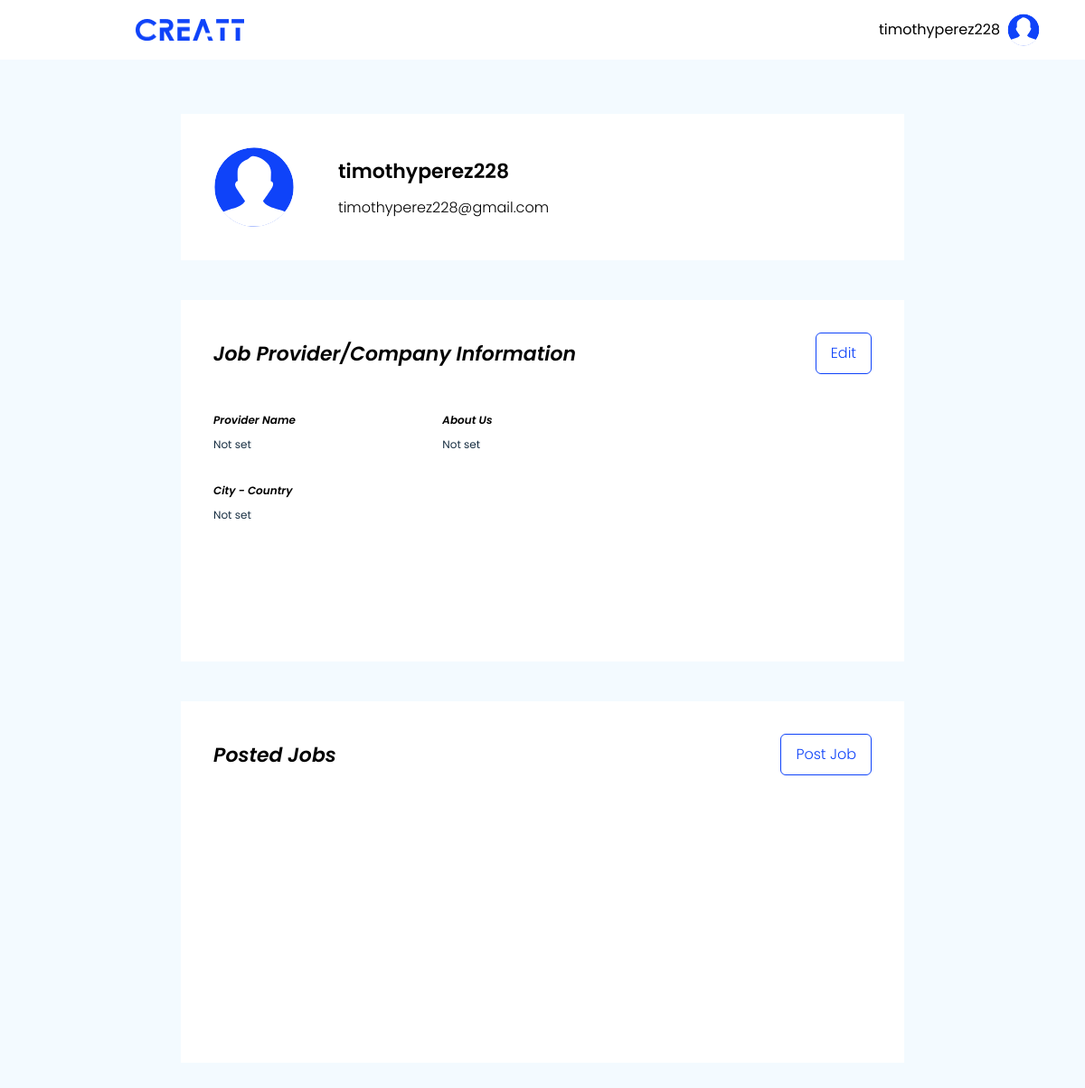
Before: /profile/ (signed in) with the older database file.
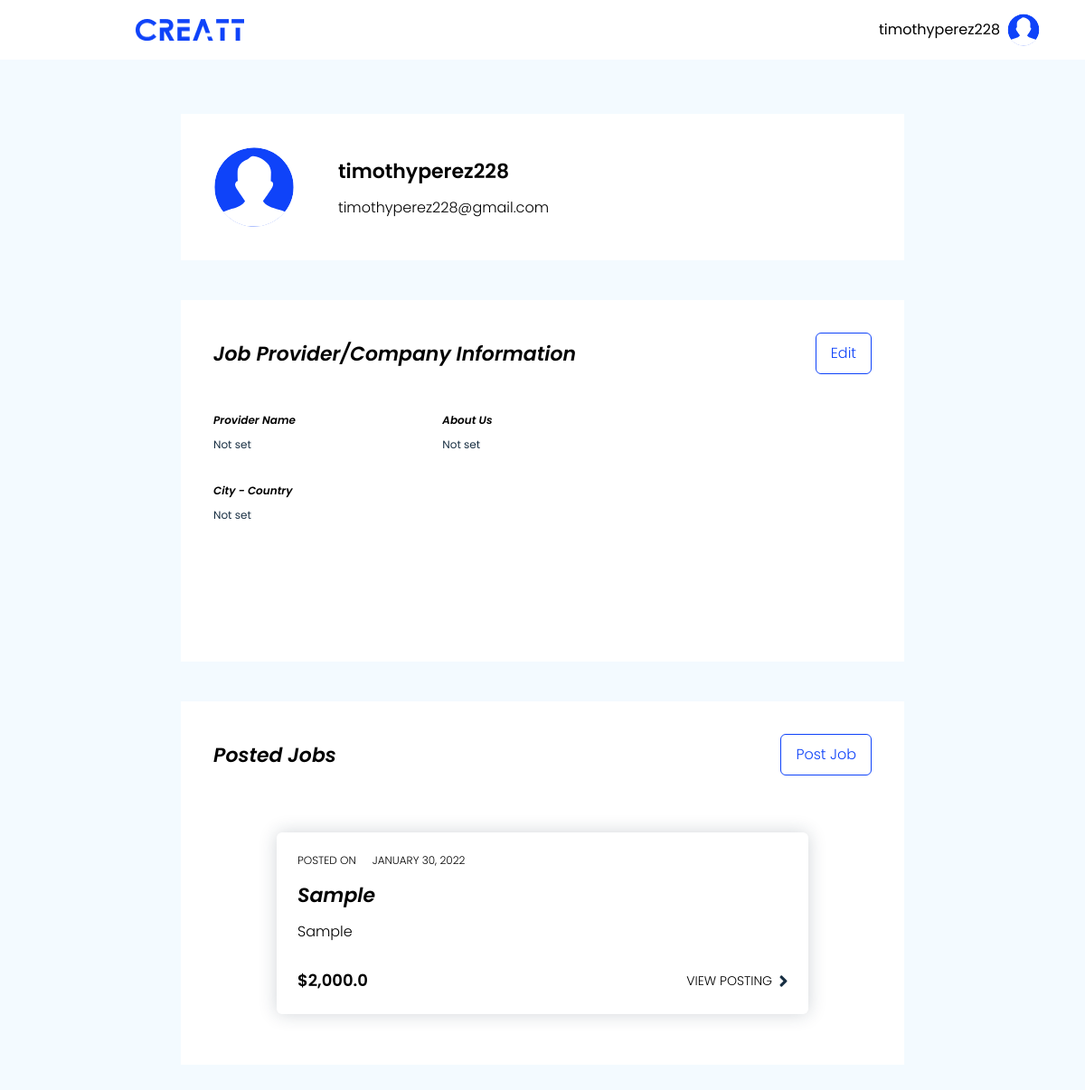
After: the same page with the newer database file.
### job_portal/models.py (models this page shows, shortened)
class Job(models.Model):
    class Type(models.IntegerChoices):
        FULL_TIME = 1
        PART_TIME = 2
    name = models.CharField(max_length=255)
    description = models.TextField()
    salary = models.FloatField()
    type = models.IntegerField(choices=Type.choices)
    date_posted = models.DateTimeField(default=timezone.now)
    poster = models.ForeignKey(Provider, on_delete=models.CASCADE)

### users/views.py (the view)
# urls.py: path('profile/', user_views.viewProfile, name='profile'),
def viewProfile(request):
    if not request.user.is_authenticated: return redirect(settings.LOGIN_URL)
    return render(request, 'users/pages/profile.html')

### users/templates/users/pages/profile.html (shortened to what the changed rows need)
{% extends "job_portal/base.html" %}
{% block content %}
{% load static %}
{% load humanize %}
<body class="flex flex-col bg-very-pale-blue">
    <main class="flex flex-col gap-y-[44px] flex-grow px-[200px] py-[60px]">
        {% if user.seeker %}
        <section class="flex-grow flex flex-col gap-y-[43px] bg-white min-h-[400px] p-[36px]">
            <div class="flex-shrink-0 flex justify-between items-center">
                <div class="text-[22px] font-semibold italic text-left">Personal Information</div>
                <a href="{% url 'profile.edit' %}"><button class="btn-outline">Edit</button></a>
            </div>
            <div class="flex-grow grid grid-cols-3 gap-x-8">
                <div class="flex flex-col gap-y-[34px]">
                    <div class="flex flex-col gap-y-[8px]">
                        <div class="label-2">Fullname</div>
                        <div class="info">
                            {% if user.seeker.full_name %}
                            {{ user.seeker.full_name }}
                            {% else %}
                            <span class="text-xs font-normal">Not set</span>
                            {% endif %}
                        </div>
                    </div>
                    <div class="flex flex-col gap-y-[8px]">
                        <div class="label-2">Skills</div>
                        <div class="info prose">
                            {% if user.seeker.seekerskill_set.all %}
                            <ul>
                                {% for seeker_skill in user.seeker.seekerskill_set.all %}
                                <li>{{ seeker_skill.skill.name }}</li>
                                {% endfor %}
                            </ul>
                            {% else %}
                            <span class="text-xs font-normal">Not set</span>
                            {% endif %}
                        </div>
                    </div>
                    <div class="inline-flex flex-col items-start gap-y-[8px]">
                        <div class="label-2">Resume</div>
                        {% if user.seeker.resume %}
                        <a href="{{ user.seeker.resume.url }}"><button class="btn">View Resume</button></a>
                        {% else %}
                        <span class="text-xs font-normal">Not set</span>
                        {% endif %}
                    </div>
                </div>
                <div class="col-span-2 flex flex-col gap-y-[34px]">
                    <div class="flex flex-col gap-y-[8px]">
                        <div class="label-2">About Me</div>
                        <div class="info prose">
                            {% if user.seeker.about_me %}
                            {{ user.seeker.about_me }}
                            {% else %}
                            <span class="text-xs font-normal">Not set</span>
                            {% endif %}
                        </div>
                    </div>
                    <div class="flex flex-col gap-y-[8px]">
                        <div class="label-2">Experience</div>
                        <div class="info prose">
                            {% if user.seeker.experience %}
                            {{ user.seeker.experience }}
                            {% else %}
                            <span class="text-xs font-normal">Not set</span>
                            {% endif %}
                        </div>
                    </div>
                </div>
            </div>
        </section>
        {% else %}
        <section class="flex-grow flex flex-col gap-y-[43px] bg-white min-h-[400px] p-[36px]">
            <div class="flex flex-col gap-y-[41px] px-[70px] py-[20px] max-h-[700px] overflow-auto">
                {% for job in user.provider.job_set.all %}
                <div class="flex flex-col p-[23px] shadow-[0_0_20px_0_rgba(24,47,67,0.2)] rounded-[6px]">
                    <div class="flex justify-between">
                        <div class="flex items-center gap-x-[18px] text-xs font-light uppercase">
                            <span>posted on</span>
                            <span>{{ job.date_posted|date:"F j, Y" }}</span>
                        </div>
                    </div>
                    <div class="flex flex-col gap-y-[12px] mt-[14px]">
                        <div class="flex items-center gap-x-[14px]">
                            <div class="text-[22px] font-semibold italic">
                                {{ job.name }}
                            </div>
                        </div>
                        <div class="font-light">
                            {{ job.description|truncatewords:50 }}
                        </div>
                    </div>
                    <div class="flex justify-between mt-[28px]">
                        <div class="text-lg font-semibold">${{ job.salary|intcomma }}</div>
                        <a href="#" class="flex items-center gap-x-2">
                            <span class="uppercase text-sm font-light">view posting</span>
                            <span><img src="{% static 'assets/chevron-right.svg' %}" alt=""></span>
                        </a>
                    </div>
                </div>
                {% endfor %}
            </div>
        </section>
        {% endif %}
    </main>
</body>
{% endblock %}

Changed rows visible on the page:
added Job: date_posted "JANUARY 30, 2022", name "Sample", description "Sample", salary "2,000.0"
